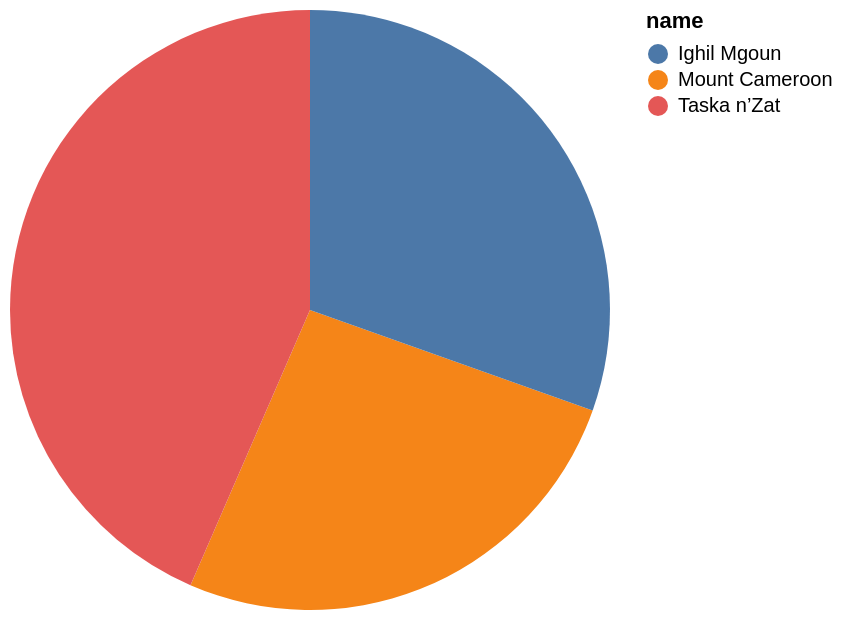

Vega-Lite specification stored for this chart:
### Vega-Lite specification from a JSON file in a GitHub repository (floating-point values rounded to 4 significant figures)
{"data": {"values": [{"x_data": "Mount Cameroon", "y_data": 12}, {"x_data": "Ighil Mgoun", "y_data": 14}, {"x_data": "Taska n’Zat", "y_data": 20}]}, "mark": "arc", "encoding": {"theta": {"field": "y_data", "type": "quantitative", "title": "id"}, "color": {"field": "x_data", "type": "nominal", "title": "name"}}}
